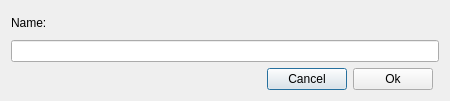
<?xml version="1.0" encoding="UTF-8"?>
<ui version="4.0">
 <class>RenameDialog</class>
 <widget class="QDialog" name="RenameDialog">
  <property name="geometry">
   <rect>
    <x>0</x>
    <y>0</y>
    <width>450</width>
    <height>101</height>
   </rect>
  </property>
  <property name="sizePolicy">
   <sizepolicy hsizetype="Preferred" vsizetype="Preferred">
    <horstretch>0</horstretch>
    <verstretch>0</verstretch>
   </sizepolicy>
  </property>
  <property name="windowTitle">
   <string>Rename</string>
  </property>
  <layout class="QGridLayout" name="gridLayout">
   <item row="3" column="0">
    <spacer name="horizontalSpacer">
     <property name="orientation">
      <enum>Qt::Horizontal</enum>
     </property>
     <property name="sizeHint" stdset="0">
      <size>
       <width>151</width>
       <height>20</height>
      </size>
     </property>
    </spacer>
   </item>
   <item row="3" column="1">
    <widget class="QPushButton" name="btnCancel">
     <property name="text">
      <string>Cancel</string>
     </property>
    </widget>
   </item>
   <item row="3" column="2">
    <widget class="QPushButton" name="btnOk">
     <property name="text">
      <string>Ok</string>
     </property>
    </widget>
   </item>
   <item row="1" column="0" colspan="4">
    <widget class="QLineEdit" name="txtName"/>
   </item>
   <item row="0" column="0" colspan="3">
    <widget class="QLabel" name="label">
     <property name="text">
      <string>Name:</string>
     </property>
    </widget>
   </item>
  </layout>
 </widget>
 <tabstops>
  <tabstop>txtName</tabstop>
  <tabstop>btnOk</tabstop>
  <tabstop>btnCancel</tabstop>
 </tabstops>
 <resources/>
 <connections>
  <connection>
   <sender>btnOk</sender>
   <signal>clicked()</signal>
   <receiver>RenameDialog</receiver>
   <slot>accept()</slot>
   <hints>
    <hint type="sourcelabel">
     <x>298</x>
     <y>77</y>
    </hint>
    <hint type="destinationlabel">
     <x>178</x>
     <y>50</y>
    </hint>
   </hints>
  </connection>
  <connection>
   <sender>btnCancel</sender>
   <signal>clicked()</signal>
   <receiver>RenameDialog</receiver>
   <slot>reject()</slot>
   <hints>
    <hint type="sourcelabel">
     <x>211</x>
     <y>77</y>
    </hint>
    <hint type="destinationlabel">
     <x>178</x>
     <y>50</y>
    </hint>
   </hints>
  </connection>
 </connections>
</ui>
